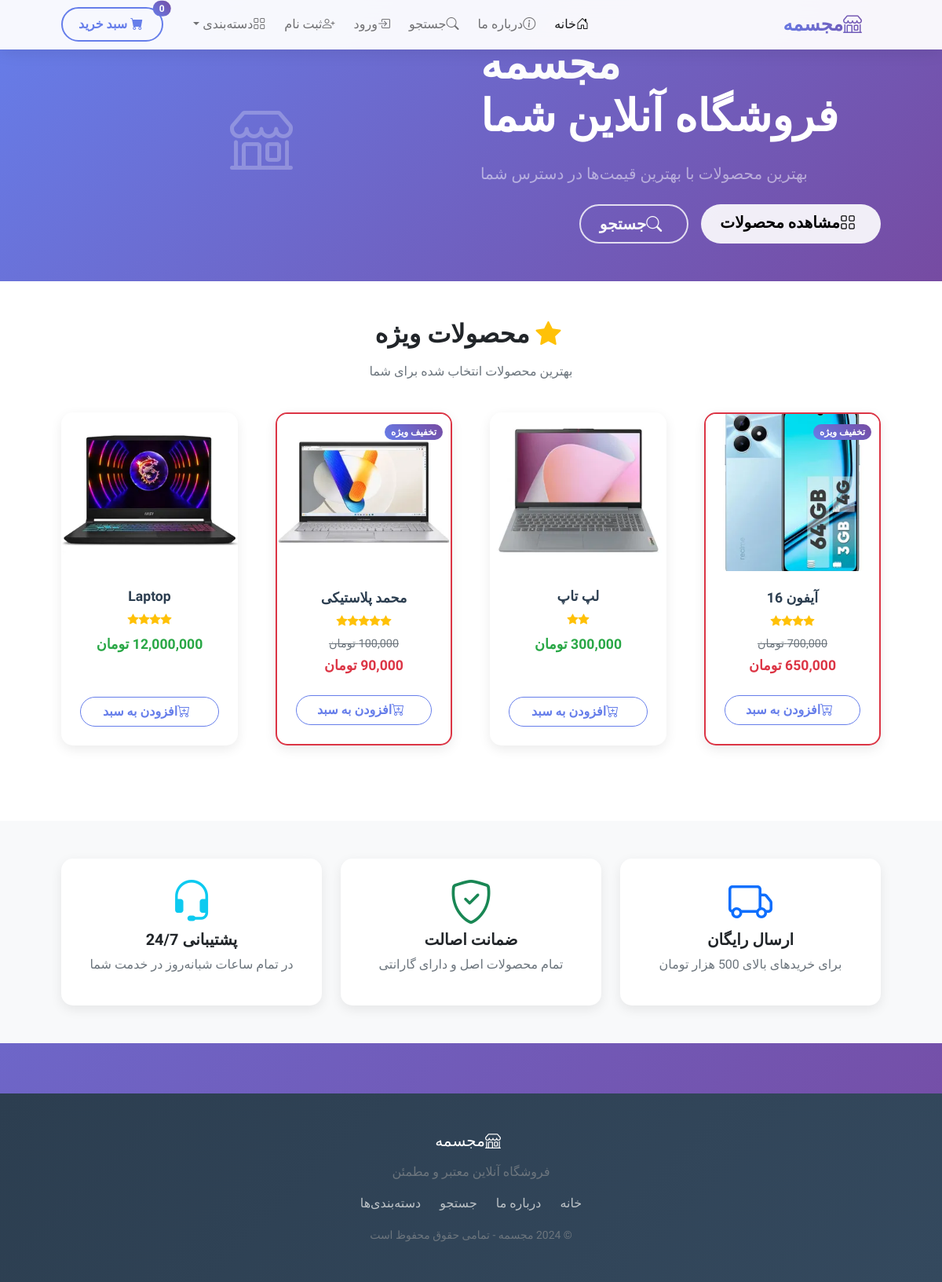
The page / on the database its author committed.
### shop/models.py (models this page shows, shortened)
class Product (models.Model):
    name = models.CharField(max_length=40)
    description = models.CharField(max_length=500, default='', blank=True, null=True)
    price = models.DecimalField(max_digits=12, default=0, decimal_places=0)
    category= models.ForeignKey(Category, on_delete=models.CASCADE, default=1)
    picture = models.ImageField(upload_to ='Upload/product')
    star= models.IntegerField(default=0, validators=[MinValueValidator(0), MaxValueValidator(5)])
    is_sale = models.BooleanField(default=False)
    sale_price = models.DecimalField(max_digits=12, default=0, decimal_places=0)

### shop/views.py (the view)
# urls.py: path('', views.helloworld, name = "home"),
def helloworld(request):
    all_products=Product.objects.all()
    return render (request, 'index.html',{'products': all_products})

### shop/templates/index.html (shortened to what this page needs)
{% extends "base.html" %}
{% load static %}
{% load humanize %}
{% block content %}
        <section class="hero-section py-5">
            <div class="container px-4 px-lg-5">
                <div class="row align-items-center">
                    <div class="col-lg-6 text-center text-lg-start">
                        <h1 class="display-4 fw-bold text-white mb-4">
                            <span class="gradient-text">مجسمه</span>
                            <br>فروشگاه آنلاین شما
                        </h1>
                        <p class="lead text-white-50 mb-4">
                            بهترین محصولات با بهترین قیمت‌ها در دسترس شما
                        </p>
                        <div class="d-flex gap-3 justify-content-center justify-content-lg-start">
                            <a href="{% url 'category_summary' %}" class="btn btn-light btn-lg px-4">
                                <i class="bi bi-grid me-2"></i>مشاهده محصولات
                            </a>
                            <a href="{% url 'search' %}" class="btn btn-outline-light btn-lg px-4">
                                <i class="bi bi-search me-2"></i>جستجو
                            </a>
                        </div>
                    </div>
                    <div class="col-lg-6 text-center mt-5 mt-lg-0">
                        <div class="hero-image">
                            <i class="bi bi-shop display-1 text-white opacity-25"></i>
                        </div>
                    </div>
                </div>
            </div>
        </section>
        <section class="py-5 bg-white">
            <div class="container px-4 px-lg-5">
                <div class="row mb-4">
                    <div class="col-12 text-center">
                        <h2 class="fw-bold mb-3">
                            <i class="bi bi-star-fill text-warning me-2"></i>
                            محصولات ویژه
                        </h2>
                        <p class="text-muted">بهترین محصولات انتخاب شده برای شما</p>
                    </div>
                </div>
                <div class="row gx-4 gx-lg-5 row-cols-2 row-cols-md-3 row-cols-xl-4 justify-content-center">
                    {% for item in products %}
                    {% if item.is_sale %}
                    <div class="col mb-5">
                        <div class="card h-100 product-card sale-card">
                            <div class="sale-badge">
                                <span class="badge bg-danger text-white">تخفیف ویژه</span>
                            </div>
                            <div class="product-image-container">
                                <img class="card-img-top product-image" src="{{ item.picture.url }}" alt="{{ item.name }}" />
                            </div>
                            <div class="card-body p-4">
                                <div class="text-center">
                                    <h5 class="fw-bolder product-title">{{ item.name }}</h5>
                                    <div class="d-flex justify-content-center small text-warning mb-2">
                                        {% with ''|center:item.star as range %}
                                        {% for _ in range %}
                                        <i class="bi bi-star-fill"></i>
                                        {% endfor %}
                                        {% endwith %}
                                    </div>
                                    <div class="price-container">
                                        <span class="original-price">{{ item.price | intcomma }} تومان</span>
                                        <span class="sale-price">{{ item.sale_price | intcomma }} تومان</span>
                                    </div>
                                </div>
                            </div>
                            <div class="card-footer p-4 pt-0 border-top-0 bg-transparent">
                                <div class="text-center">
                                    <a class="btn btn-outline-primary mt-auto w-100" href="{% url 'product' item.id %}">
                                        <i class="bi bi-cart-plus me-2"></i>افزودن به سبد
                                    </a>
                                </div>
                            </div>
                        </div>
                    </div>
                    {% else %}
                    <div class="col mb-5">
                        <div class="card h-100 product-card">
                            <div class="product-image-container">
                                <img class="card-img-top product-image" src="{{ item.picture.url }}" alt="{{ item.name }}" />
                            </div>
                            <div class="card-body p-4">
                                <div class="text-center">
                                    <h5 class="fw-bolder product-title">{{ item.name }}</h5>
                                    <div class="d-flex justify-content-center small text-warning mb-2">
                                        {% with ''|center:item.star as range %}
                                        {% for _ in range %}
                                        <i class="bi bi-star-fill"></i>
                                        {% endfor %}
                                        {% endwith %}
                                    </div>
                                    <div class="price-container">
                                        <span class="current-price">{{ item.price | intcomma }} تومان</span>
                                    </div>
                                </div>
                            </div>
                            <div class="card-footer p-4 pt-0 border-top-0 bg-transparent">
                                <div class="text-center">
                                    <a class="btn btn-outline-primary mt-auto w-100" href="{% url 'product' item.id %}">
                                        <i class="bi bi-cart-plus me-2"></i>افزودن به سبد
                                    </a>
                                </div>
                            </div>
                        </div>
                    </div>
                    {% endif %}
                    {% endfor %}
                </div>
            </div>
        </section>
        <section class="py-5 bg-light">
            <div class="container px-4 px-lg-5">
                <div class="row g-4">
                    <div class="col-md-4 text-center">
                        <div class="feature-card p-4">
                            <i class="bi bi-truck display-4 text-primary mb-3"></i>
                            <h5 class="fw-bold">ارسال رایگان</h5>
                            <p class="text-muted">برای خریدهای بالای 500 هزار تومان</p>
                        </div>
                    </div>
                    <div class="col-md-4 text-center">
                        <div class="feature-card p-4">
                            <i class="bi bi-shield-check display-4 text-success mb-3"></i>
                            <h5 class="fw-bold">ضمانت اصالت</h5>
                            <p class="text-muted">تمام محصولات اصل و دارای گارانتی</p>
                        </div>
                    </div>
                    <div class="col-md-4 text-center">
                        <div class="feature-card p-4">
                            <i class="bi bi-headset display-4 text-info mb-3"></i>
                            <h5 class="fw-bold">پشتیبانی 24/7</h5>
                            <p class="text-muted">در تمام ساعات شبانه‌روز در خدمت شما</p>
                        </div>
                    </div>
                </div>
            </div>
        </section>
{% endblock %}

### shop/templates/base.html (shortened to what this page needs)
{% load static %}
{% load humanize %}
<!DOCTYPE html>
<html lang="fa" dir="rtl">
    <head>
        <link href="https://cdn.jsdelivr.net/npm/bootstrap-icons@1.10.0/font/bootstrap-icons.css" rel="stylesheet" />
        <link href="{% static 'css/styles.css' %}" rel="stylesheet" />
    </head>
    <body>
        <nav class="navbar navbar-expand-lg navbar-light fixed-top">
            <div class="container px-4 px-lg-5">
                <a class="navbar-brand" href="{% url 'home' %}">
                    <i class="bi bi-shop me-2"></i>مجسمه
                </a>
                <div class="collapse navbar-collapse" id="navbarSupportedContent">
                    <ul class="navbar-nav me-auto mb-2 mb-lg-0 ms-lg-4">
                        <li class="nav-item">
                            <a class="nav-link active" aria-current="page" href="{% url 'home' %}">
                                <i class="bi bi-house-door me-1"></i>خانه
                            </a>
                        </li>
                        <li class="nav-item">
                            <a class="nav-link" href="{% url 'about' %}">
                                <i class="bi bi-info-circle me-1"></i>درباره ما
                            </a>
                        </li>
                        <li class="nav-item">
                            <a class="nav-link" href="{% url 'search' %}">
                                <i class="bi bi-search me-1"></i>جستجو
                            </a>
                        </li>
                        {% if user.is_authenticated %}
                        <li class="nav-item">
                            <a class="nav-link" href="{% url 'logout' %}">
                                <i class="bi bi-box-arrow-right me-1"></i>خروج
                            </a>
                        </li>
                        <li class="nav-item">
                            <a class="nav-link" href="{% url 'orders' %}">
                                <i class="bi bi-list-check me-1"></i>سفارشات
                            </a>
                        </li>
                        <li class="nav-item dropdown">
                            <a class="nav-link dropdown-toggle" id="navbarDropdown" href="#" role="button" data-bs-toggle="dropdown" aria-expanded="false">
                                <i class="bi bi-person-circle me-1"></i>پروفایل
                            </a>
                            <ul class="dropdown-menu" aria-labelledby="navbarDropdown">
                                <li><a class="dropdown-item" href="{% url 'update_user' %}">
                                    <i class="bi bi-person me-2"></i>حساب کاربری
                                </a></li>
                                <li><hr class="dropdown-divider" /></li>
                                <li><a class="dropdown-item" href="{% url 'update_info' %}">
                                    <i class="bi bi-gear me-2"></i>اطلاعات کاربری
                                </a></li>
                            </ul>
                        </li>
                        {% else %}
                        <li class="nav-item">
                            <a class="nav-link" href="{% url 'login' %}">
                                <i class="bi bi-box-arrow-in-right me-1"></i>ورود
                            </a>
                        </li>
                        <li class="nav-item">
                            <a class="nav-link" href="{% url 'signup' %}">
                                <i class="bi bi-person-plus me-1"></i>ثبت نام
                            </a>
                        </li>
                        {% endif %}
                        <li class="nav-item dropdown">
                            <a class="nav-link dropdown-toggle" id="navbarDropdown" href="#" role="button" data-bs-toggle="dropdown" aria-expanded="false">
                                <i class="bi bi-grid me-1"></i>دسته‌بندی
                            </a>
                        </li>
                    </ul>
                    <form class="d-flex">
                        <a href="{% url 'cart_summary' %}" class="btn btn-outline-dark position-relative">
                            <i class="bi bi-cart-fill me-1"></i>
                            سبد خرید
                            <span class="badge position-absolute top-0 start-100 translate-middle" id="cart_quantity">{{ cart|length }}</span>
                        </a>
                    </form>
                </div>
            </div>
        </nav>
        <main style="margin-top: 80px;">
            {% block content %}
            {% endblock %}
        </main>
        <footer class="footer">
            <div class="container">
                <div class="footer-content">
                    <h5 class="mb-3">
                        <i class="bi bi-shop me-2"></i>مجسمه
                    </h5>
                    <p class="text-muted mb-3">فروشگاه آنلاین معتبر و مطمئن</p>
                    <div class="footer-links">
                        <a href="{% url 'home' %}">خانه</a>
                        <a href="{% url 'about' %}">درباره ما</a>
                        <a href="{% url 'search' %}">جستجو</a>
                        <a href="{% url 'category_summary' %}">دسته‌بندی‌ها</a>
                    </div>
                    <div class="mt-3">
                        <small class="text-muted">
                            © 2024 مجسمه - تمامی حقوق محفوظ است
                        </small>
                    </div>
                </div>
            </div>
        </footer>
    </body>
</html>

### rows shown on the page
Product: picture (picture), name "آیفون 16", star 4 (drawn), price "700,000", sale_price "650,000"
Product: picture (picture), name "لپ تاپ", is_sale False (drawn), price "300,000"
Product: picture (picture), name "محمد پلاستیکی", is_sale True (drawn), price "100,000", sale_price "90,000"
Product: picture (picture), name "Laptop", star 4 (drawn), price "12,000,000"

### other values the page prints
{{ cart|length }} "0"
